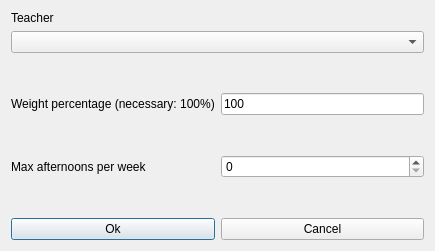
<?xml version="1.0" encoding="UTF-8"?>
<ui version="4.0">
 <class>ModifyConstraintTeacherMaxAfternoonsPerWeekForm_template</class>
 <widget class="QDialog" name="ModifyConstraintTeacherMaxAfternoonsPerWeekForm_template">
  <property name="geometry">
   <rect>
    <x>0</x>
    <y>0</y>
    <width>435</width>
    <height>251</height>
   </rect>
  </property>
  <property name="windowTitle">
   <string extracomment="This is the title of the dialog to modify a constraint of this type">Modify teacher max afternoons per week</string>
  </property>
  <layout class="QVBoxLayout" name="verticalLayout_2">
   <item>
    <layout class="QVBoxLayout" name="verticalLayout">
     <item>
      <widget class="QLabel" name="teacherTextLabel">
       <property name="frameShape">
        <enum>QFrame::NoFrame</enum>
       </property>
       <property name="frameShadow">
        <enum>QFrame::Plain</enum>
       </property>
       <property name="text">
        <string>Teacher</string>
       </property>
       <property name="wordWrap">
        <bool>false</bool>
       </property>
      </widget>
     </item>
     <item>
      <widget class="QComboBox" name="teachersComboBox">
       <property name="editable">
        <bool>false</bool>
       </property>
       <property name="insertPolicy">
        <enum>QComboBox::NoInsert</enum>
       </property>
       <property name="duplicatesEnabled">
        <bool>false</bool>
       </property>
      </widget>
     </item>
    </layout>
   </item>
   <item>
    <spacer name="verticalSpacer">
     <property name="orientation">
      <enum>Qt::Vertical</enum>
     </property>
     <property name="sizeHint" stdset="0">
      <size>
       <width>20</width>
       <height>38</height>
      </size>
     </property>
    </spacer>
   </item>
   <item>
    <layout class="QHBoxLayout" name="horizontalLayout_2">
     <item>
      <widget class="QLabel" name="weightTextLabel">
       <property name="frameShape">
        <enum>QFrame::NoFrame</enum>
       </property>
       <property name="frameShadow">
        <enum>QFrame::Plain</enum>
       </property>
       <property name="text">
        <string>Weight percentage (necessary: 100%)</string>
       </property>
       <property name="wordWrap">
        <bool>false</bool>
       </property>
      </widget>
     </item>
     <item>
      <widget class="QLineEdit" name="weightLineEdit">
       <property name="text">
        <string notr="true">100</string>
       </property>
      </widget>
     </item>
    </layout>
   </item>
   <item>
    <spacer name="verticalSpacer_2">
     <property name="orientation">
      <enum>Qt::Vertical</enum>
     </property>
     <property name="sizeHint" stdset="0">
      <size>
       <width>20</width>
       <height>39</height>
      </size>
     </property>
    </spacer>
   </item>
   <item>
    <layout class="QHBoxLayout" name="horizontalLayout_3">
     <item>
      <widget class="QLabel" name="maxAfternoonsTextLabel">
       <property name="frameShape">
        <enum>QFrame::NoFrame</enum>
       </property>
       <property name="frameShadow">
        <enum>QFrame::Plain</enum>
       </property>
       <property name="text">
        <string>Max afternoons per week</string>
       </property>
       <property name="wordWrap">
        <bool>false</bool>
       </property>
      </widget>
     </item>
     <item>
      <widget class="QSpinBox" name="maxAfternoonsSpinBox"/>
     </item>
    </layout>
   </item>
   <item>
    <spacer name="verticalSpacer_3">
     <property name="orientation">
      <enum>Qt::Vertical</enum>
     </property>
     <property name="sizeHint" stdset="0">
      <size>
       <width>20</width>
       <height>38</height>
      </size>
     </property>
    </spacer>
   </item>
   <item>
    <layout class="QHBoxLayout" name="horizontalLayout">
     <item>
      <widget class="QPushButton" name="okPushButton">
       <property name="text">
        <string>Ok</string>
       </property>
      </widget>
     </item>
     <item>
      <widget class="QPushButton" name="cancelPushButton">
       <property name="text">
        <string>Cancel</string>
       </property>
      </widget>
     </item>
    </layout>
   </item>
  </layout>
 </widget>
 <layoutdefault spacing="6" margin="11"/>
 <resources/>
 <connections/>
</ui>
